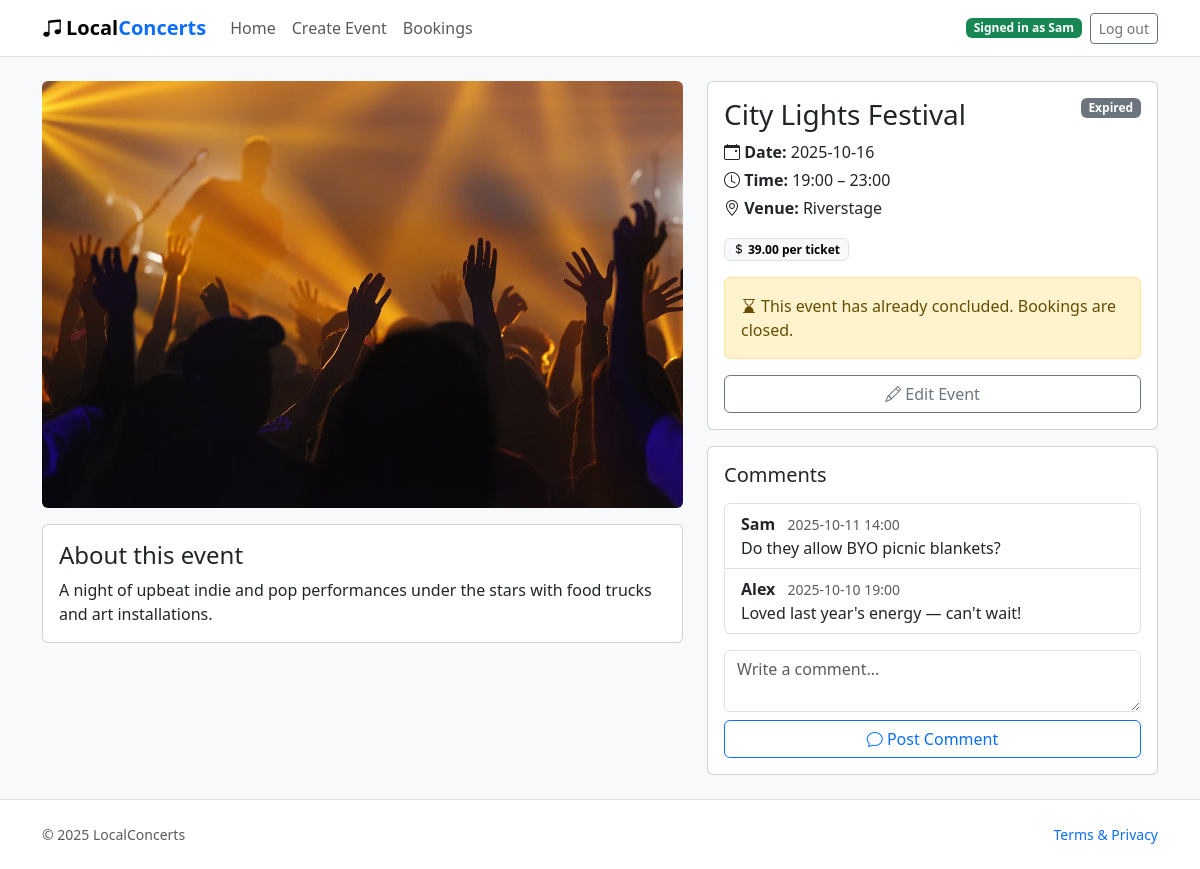
/events/1 (signed in), run on the app's committed database.
### website/models.py (models this page shows)
class User(db.Model, UserMixin):
    id = db.Column(db.Integer, primary_key=True)
    name = db.Column(db.String(80), unique=True, nullable=False)
    email = db.Column(db.String(120), unique=True, nullable=False)
    password_hash = db.Column(db.String(255), nullable=False)
    orders = db.relationship('Order', back_populates='user', cascade='all, delete-orphan')
    comments = db.relationship('Comment', back_populates='user', cascade='all, delete-orphan')

class Event(db.Model):
    id = db.Column(db.Integer, primary_key=True)
    title = db.Column(db.String(150), nullable=False)
    venue = db.Column(db.String(150), nullable=False)
    description = db.Column(db.Text, nullable=False)
    start_time = db.Column(db.DateTime, nullable=False)
    end_time = db.Column(db.DateTime, nullable=False)
    price = db.Column(db.Numeric(10, 2), nullable=False, default=0)
    status = db.Column(db.String(40), nullable=False, default='Open')
    category = db.Column(db.String(60))
    image_url = db.Column(db.String(255))
    comments = db.relationship('Comment', back_populates='event', cascade='all, delete-orphan')
    orders = db.relationship('Order', back_populates='event', cascade='all, delete-orphan')
    @property
    def is_expired(self) -> bool:
        reference = self.end_time or self.start_time
        if reference is None:
            return False
        return reference < datetime.utcnow()
    @property
    def display_status(self) -> str:
        base_status = (self.status or '').strip()
        if self.is_expired and base_status.lower() not in {'cancelled', 'expired'}:
            return 'Expired'
        return base_status or 'Open'

class Comment(db.Model):
    id = db.Column(db.Integer, primary_key=True)
    body = db.Column(db.Text, nullable=False)
    created_at = db.Column(db.DateTime, nullable=False, default=datetime.utcnow)
    user_id = db.Column(db.Integer, db.ForeignKey('user.id'), nullable=False)
    event_id = db.Column(db.Integer, db.ForeignKey('event.id'), nullable=False)
    user = db.relationship('User', back_populates='comments')
    event = db.relationship('Event', back_populates='comments')

### website/views.py (the view)
@main_bp.route('/events/<int:event_id>')
def event(event_id: int):
    event = db.session.get(Event, event_id)
    if event is None:
        abort(404)
    booking_form = BookingForm()
    image_url = event.image_url
    if image_url:
        if image_url.startswith(('http://', 'https://')):
            resolved_image_url = image_url
        else:
            normalized_path = image_url.lstrip('/')
            if normalized_path.startswith('static/'):
                normalized_path = normalized_path[len('static/'):]
            resolved_image_url = url_for('static', filename=normalized_path)
    else:
        resolved_image_url = url_for('static', filename='img/hero1.jpg')
    return render_template('event.html', event=event, event_image_url=resolved_image_url, booking_form=booking_form)

### website/forms.py
class BookingForm(FlaskForm):
    quantity = SelectField(
        "Tickets",
        choices=[(1, "1"), (2, "2"), (3, "3"), (4, "4"), (5, "5"), (6, "6"), (7, "7"), (8, "8")],
        coerce=int,
        validators=[InputRequired()],
    )
    submit = SubmitField("Book Now")

### website/templates/event.html (shortened to what this page needs)
<!doctype html>
<html lang="en">
<head>
  <link href="https://cdn.jsdelivr.net/npm/bootstrap@5.3.3/dist/css/bootstrap.min.css" rel="stylesheet"/>
  <link href="https://cdn.jsdelivr.net/npm/bootstrap-icons@1.11.3/font/bootstrap-icons.css" rel="stylesheet"/>
  <link rel="stylesheet" href="{{ url_for('static', filename='style/styles.css') }}"/>
</head>
<body>
  <nav class="navbar navbar-expand-lg bg-white border-bottom">
    <div class="container">
      <a class="navbar-brand fw-bold" href="{{ url_for('main.index') }}"><i class="bi bi-music-note-beamed me-1"></i>Local<span>Concerts</span></a>
      <div class="collapse navbar-collapse" id="navMain">
        <ul class="navbar-nav me-auto">
          <li class="nav-item"><a class="nav-link" href="{{ url_for('main.index') }}">Home</a></li>
          <li class="nav-item"><a class="nav-link" href="{{ url_for('main.create_event') }}">Create Event</a></li>
          <li class="nav-item"><a class="nav-link" href="{{ url_for('main.bookings') }}">Bookings</a></li>
        </ul>
        <div class="ms-3 d-flex align-items-center gap-2">
          {% if current_user.is_authenticated %}
            <span class="badge text-bg-success">Signed in as {{ current_user.name }}</span>
            <a class="btn btn-outline-secondary btn-sm" href="{{ url_for('auth.logout') }}">Log out</a>
          {% endif %}
        </div>
      </div>
    </div>
  </nav>
  <main class="container py-4">
    <div class="row g-4">
      <div class="col-lg-7">
        <img src="{{ event_image_url }}" alt="{{ event.title }}" class="img-fluid rounded mb-3 w-100">
        <div class="card">
          <div class="card-body">
            <h4 class="card-title">About this event</h4>
            <p class="mb-0">{{ event.description }}</p>
          </div>
        </div>
      </div>
      <div class="col-lg-5">
        <div class="card">
          <div class="card-body">
            <div class="d-flex justify-content-between align-items-start mb-2">
              <h3 class="mb-0">{{ event.title }}</h3>
              {% set status_label = event.display_status %}
              {% if status_label %}
              {% set status_lower = status_label|lower %}
              {% set badge_class = 'secondary' %}
              {% if 'open' in status_lower %}
                {% set badge_class = 'success' %}
              {% elif 'sold' in status_lower %}
                {% set badge_class = 'danger' %}
              {% elif 'cancel' in status_lower %}
                {% set badge_class = 'dark' %}
              {% elif 'expired' in status_lower %}
                {% set badge_class = 'secondary' %}
              {% endif %}
              <span class="badge text-bg-{{ badge_class }}">{{ status_label }}</span>
              {% endif %}
            </div>
            <p class="mb-1"><i class="bi bi-calendar-event"></i> <strong>Date:</strong> {{ event.start_time.strftime('%Y-%m-%d') if event.start_time else 'TBA' }}</p>
            <p class="mb-1"><i class="bi bi-clock"></i> <strong>Time:</strong>
              {% if event.start_time and event.end_time %}
                {{ event.start_time.strftime('%H:%M') }} – {{ event.end_time.strftime('%H:%M') }}
              {% else %}
                TBA
              {% endif %}
            </p>
            <p class="mb-3"><i class="bi bi-geo-alt"></i> <strong>Venue:</strong> {{ event.venue }}</p>
            <div class="mb-3"><span class="badge text-bg-light border"><i class="bi bi-currency-dollar"></i> {{ '{:.2f}'.format(event.price) if event.price is not none else '0.00' }} per ticket</span></div>
            {% if event.is_expired %}
              <div class="alert alert-warning mb-0" role="alert">
                <i class="bi bi-hourglass-bottom me-1"></i>This event has already concluded. Bookings are closed.
              </div>
            {% endif %}
            {% if current_user.is_authenticated %}
              <a href="{{ url_for('main.edit_event', event_id=event.id) }}" class="btn btn-outline-secondary w-100 mt-3">
                <i class="bi bi-pencil"></i> Edit Event
              </a>
            {% endif %}
          </div>
        </div>
        <div class="card mt-3">
          <div class="card-body">
            <h5 class="card-title mb-3">Comments</h5>
            <ul class="list-group mb-3">
              {% set ordered_comments = event.comments | sort(attribute='created_at', reverse=True) %}
              {% if ordered_comments %}
                {% for comment in ordered_comments %}
                  <li class="list-group-item">
                    <strong>{{ comment.user.name if comment.user else 'Guest' }}</strong>
                    <small class="text-muted ms-2">{{ comment.created_at.strftime('%Y-%m-%d %H:%M') if comment.created_at else '' }}</small>
                    <div>{{ comment.body }}</div>
                  </li>
                {% endfor %}
              {% else %}
                <li class="list-group-item text-muted">No comments yet.</li>
              {% endif %}
            </ul>
            <form class="d-grid gap-2" action="#">
              <textarea class="form-control" rows="2" placeholder="Write a comment..." required></textarea>
              <button class="btn btn-outline-primary" type="submit"><i class="bi bi-chat"></i> Post Comment</button>
              </form>
          </div>
        </div>
      </div>
    </div>
  </main>
  <footer class="py-4 bg-white border-top">
    <div class="container d-flex justify-content-between align-items-center">
      <span class="text-muted small">&copy; <span>2025</span> LocalConcerts</span>
      <a class="small text-decoration-none" href="#">Terms & Privacy</a>
    </div>
  </footer>
</body>
</html>

### website/static/style/styles.css (style rules this page uses)
:root { --brand-accent: #0d6efd; }
body { background: #f8f9fa; }
.navbar-brand span { color: var(--brand-accent); font-weight: 700; }

### data on the page
User: name "Sam"
Event: description "A night of upbeat indie and pop performances under the stars with food trucks and art installations.", title "City Lights Festival", start_time "2025-10-16", start_time "19:00", end_time "23:00", venue "Riverstage", price "39.00"
Comment: user "Sam", created_at "2025-10-11 14:00", body "Do they allow BYO picnic blankets?"
Comment: user "Alex", created_at "2025-10-10 19:00", body "Loved last year's energy — can't wait!"

### other printed values
{{ status_label }} "Expired"
